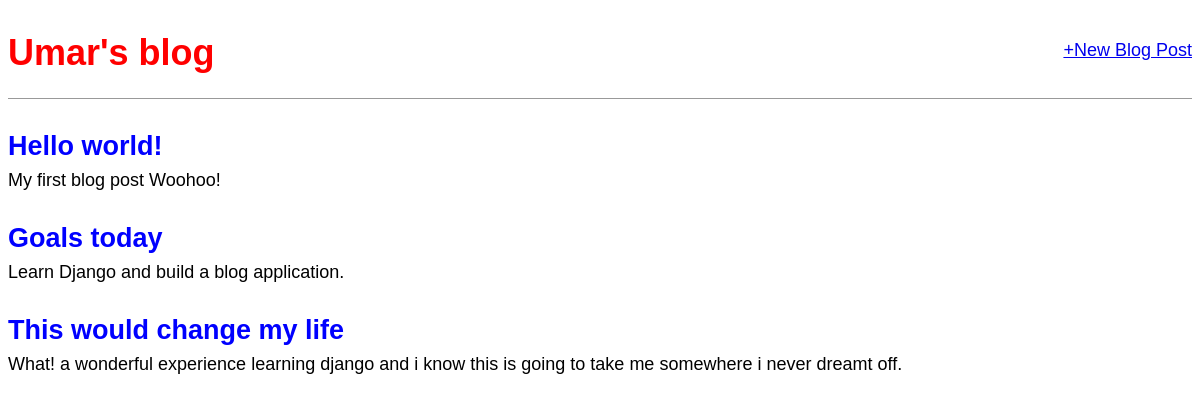
The page / on the database its author committed.
### blog/models.py (models this page shows, shortened)
class Post(models.Model):
	title = models.CharField(max_length=200)
	author = models.ForeignKey(
	     'auth.User',
	     on_delete = models.CASCADE,
	)
	body = models.TextField()

### blog/views.py (the view)
# urls.py: path('',BlogListView.as_view(), name = 'home'),
class BlogListView(ListView):
	model = Post
	template_name = 'home.html'

### templates/home.html
{% extends 'base.html' %}
{% block content %}
   {% for post in object_list %}
     <div class='post-entry'>
		 <h2><a href="{% url 'post_detail' post.pk %}">{{ post.title }}</a></h2>
		 <p>{{ post.body }}</p>
     </div>
    {% endfor %}
    {% endblock content %}

### templates/base.html (shortened to what this page needs)
{% load static %}
<html>
	<head>
		<link href ="{% static 'css/base.css' %}" rel="stylesheet">
	</head>
	<body>
		<div>
			<header>
				<div class = "nav-left">
					<h1><a href ="{% url 'home' %}">Umar's blog</a></h1>
				</div>
				<div class = "nav-right">
					<a href ="{% url 'post_new' %}" >+New Blog Post</a>
				</div>
			</header>
			{% block content %}
			{% endblock content %}
		</div>
	</body>
</html>

### static/css/base.css (style rules this page uses)
body { font-family: 'Source Sans Pro', sans-serif; font-size: 18px; }
header { border-bottom: 1px solid #999; margin-bottom: 2rem; display: flex; }
header h1 a { color: red; text-decoration: none; }
.nav-left { margin-right: auto; }
.nav-right { display: flex; padding-top: 2rem; }
.post-entry { margin-bottom: 2rem; }
.post-entry h2 { margin: 0.5rem 0; }
.post-entry h2 a, .post-entry h2 a:visited { color: blue; text-decoration: none; }
.post-entry p { margin: 0; font-weight: 400; }

### rows shown on the page
Post: title "Hello world!", body "My first blog post Woohoo!"
Post: title "Goals today", body "Learn Django and build a blog application."
Post: title "This would change my life", body "What! a wonderful experience learning django and i know this is going to take me somewhere i never dreamt off."
